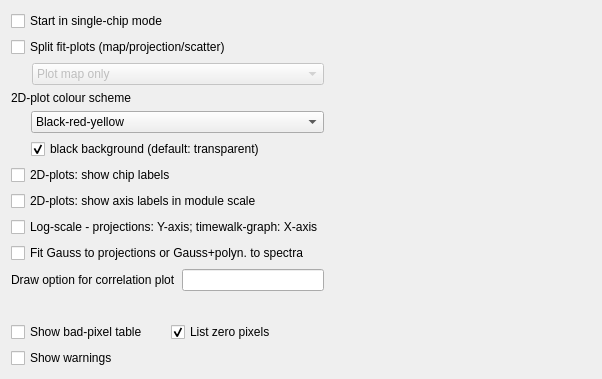
       <widget class="QWidget" name="plttab">
        <attribute name="title">
         <string>Plot options</string>
        </attribute>
        <layout class="QVBoxLayout" name="verticalLayout_12">
         <item>
          <layout class="QHBoxLayout" name="horizontalLayout_9">
           <item>
            <layout class="QVBoxLayout" name="verticalLayout_11">
             <item>
              <widget class="QCheckBox" name="SCModeBox">
               <property name="text">
                <string>Start in single-chip mode</string>
               </property>
              </widget>
             </item>
             <item>
              <widget class="QCheckBox" name="SplitFitBox">
               <property name="text">
                <string>Split fit-plots (map/projection/scatter)</string>
               </property>
               <property name="checked">
                <bool>false</bool>
               </property>
              </widget>
             </item>
             <item>
              <layout class="QHBoxLayout">
               <property name="spacing">
                <number>6</number>
               </property>
               <property name="margin">
                <number>0</number>
               </property>
               <item>
                <spacer name="Spacer29">
                 <property name="orientation">
                  <enum>Qt::Horizontal</enum>
                 </property>
                 <property name="sizeType">
                  <enum>QSizePolicy::Fixed</enum>
                 </property>
                 <property name="sizeHint" stdset="0">
                  <size>
                   <width>21</width>
                   <height>20</height>
                  </size>
                 </property>
                </spacer>
               </item>
               <item>
                <widget class="QComboBox" name="PlotFitBox">
                 <property name="enabled">
                  <bool>false</bool>
                 </property>
                 <item>
                  <property name="text">
                   <string>Plot map only</string>
                  </property>
                 </item>
                 <item>
                  <property name="text">
                   <string>Plot projection only</string>
                  </property>
                 </item>
                 <item>
                  <property name="text">
                   <string>Plot scatter only</string>
                  </property>
                 </item>
                </widget>
               </item>
              </layout>
             </item>
             <item>
              <widget class="QLabel" name="ColourLabel">
               <property name="text">
                <string>2D-plot colour scheme</string>
               </property>
               <property name="wordWrap">
                <bool>false</bool>
               </property>
              </widget>
             </item>
             <item>
              <layout class="QHBoxLayout">
               <property name="spacing">
                <number>6</number>
               </property>
               <property name="margin">
                <number>0</number>
               </property>
               <item>
                <spacer name="Spacer29_2">
                 <property name="orientation">
                  <enum>Qt::Horizontal</enum>
                 </property>
                 <property name="sizeType">
                  <enum>QSizePolicy::Fixed</enum>
                 </property>
                 <property name="sizeHint" stdset="0">
                  <size>
                   <width>20</width>
                   <height>20</height>
                  </size>
                 </property>
                </spacer>
               </item>
               <item>
                <layout class="QVBoxLayout">
                 <property name="spacing">
                  <number>6</number>
                 </property>
                 <property name="margin">
                  <number>0</number>
                 </property>
                 <item>
                  <widget class="QComboBox" name="ColourComboBox">
                   <item>
                    <property name="text">
                     <string>Black-red-yellow</string>
                    </property>
                   </item>
                   <item>
                    <property name="text">
                     <string>Black-red</string>
                    </property>
                   </item>
                   <item>
                    <property name="text">
                     <string>Rainbow</string>
                    </property>
                   </item>
                   <item>
                    <property name="text">
                     <string>TurboDAQ style</string>
                    </property>
                   </item>
                   <item>
                    <property name="text">
                     <string>Black-white</string>
                    </property>
                   </item>
                  </widget>
                 </item>
                 <item>
                  <widget class="QCheckBox" name="doBlackBg">
                   <property name="text">
                    <string>black background (default: transparent)</string>
                   </property>
                   <property name="checked">
                    <bool>true</bool>
                   </property>
                  </widget>
                 </item>
                </layout>
               </item>
              </layout>
             </item>
             <item>
              <widget class="QCheckBox" name="ChipLabelBox">
               <property name="text">
                <string>2D-plots: show chip labels</string>
               </property>
              </widget>
             </item>
             <item>
              <widget class="QCheckBox" name="showAxisLabels">
               <property name="text">
                <string>2D-plots: show axis labels in module scale</string>
               </property>
              </widget>
             </item>
             <item>
              <widget class="QCheckBox" name="DoProjLogy">
               <property name="text">
                <string>Log-scale - projections: Y-axis; timewalk-graph: X-axis</string>
               </property>
              </widget>
             </item>
             <item>
              <widget class="QCheckBox" name="FitGauss">
               <property name="text">
                <string>Fit Gauss to projections or Gauss+polyn. to spectra</string>
               </property>
              </widget>
             </item>
             <item>
              <layout class="QHBoxLayout">
               <item>
                <widget class="QLabel" name="CorrelLabel">
                 <property name="text">
                  <string>Draw option for correlation plot</string>
                 </property>
                 <property name="wordWrap">
                  <bool>false</bool>
                 </property>
                </widget>
               </item>
               <item>
                <widget class="QLineEdit" name="corEdit">
                 <property name="text">
                  <string/>
                 </property>
                </widget>
               </item>
              </layout>
             </item>
             <item>
              <spacer name="spacer58">
               <property name="orientation">
                <enum>Qt::Vertical</enum>
               </property>
               <property name="sizeType">
                <enum>QSizePolicy::Fixed</enum>
               </property>
               <property name="sizeHint" stdset="0">
                <size>
                 <width>20</width>
                 <height>25</height>
                </size>
               </property>
              </spacer>
             </item>
             <item>
              <layout class="QHBoxLayout">
               <property name="spacing">
                <number>6</number>
               </property>
               <property name="margin">
                <number>0</number>
               </property>
               <item>
                <widget class="QCheckBox" name="NOISEtab">
                 <property name="text">
                  <string>Show bad-pixel table</string>
                 </property>
                 <property name="checked">
                  <bool>false</bool>
                 </property>
                </widget>
               </item>
               <item>
                <widget class="QCheckBox" name="TabZeroBox">
                 <property name="windowTitle">
                  <string/>
                 </property>
                 <property name="text">
                  <string>List zero pixels</string>
                 </property>
                 <property name="checked">
                  <bool>true</bool>
                 </property>
                </widget>
               </item>
              </layout>
             </item>
             <item>
              <widget class="QCheckBox" name="ShowWarn">
               <property name="text">
                <string>Show warnings</string>
               </property>
              </widget>
             </item>
            </layout>
           </item>
           <item>
            <spacer name="Spacer31">
             <property name="orientation">
              <enum>Qt::Horizontal</enum>
             </property>
             <property name="sizeType">
              <enum>QSizePolicy::Expanding</enum>
             </property>
             <property name="sizeHint" stdset="0">
              <size>
               <width>267</width>
               <height>20</height>
              </size>
             </property>
            </spacer>
           </item>
          </layout>
         </item>
        </layout>
       </widget>
